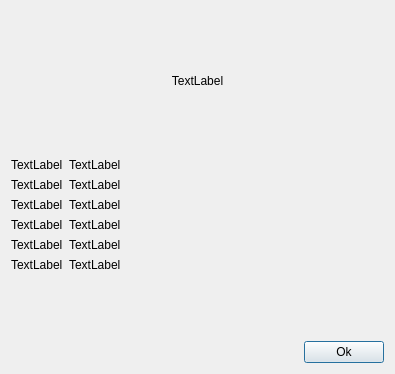
<?xml version="1.0" encoding="UTF-8"?>
<ui version="4.0">
 <class>FileInfoWindow</class>
 <widget class="QDialog" name="FileInfoWindow">
  <property name="geometry">
   <rect>
    <x>0</x>
    <y>0</y>
    <width>395</width>
    <height>374</height>
   </rect>
  </property>
  <property name="windowTitle">
   <string>Dialog</string>
  </property>
  <layout class="QVBoxLayout" name="verticalLayout_2">
   <item>
    <spacer name="verticalSpacer_3">
     <property name="orientation">
      <enum>Qt::Vertical</enum>
     </property>
     <property name="sizeHint" stdset="0">
      <size>
       <width>20</width>
       <height>40</height>
      </size>
     </property>
    </spacer>
   </item>
   <item>
    <widget class="QLabel" name="fileNameLabel">
     <property name="text">
      <string>TextLabel</string>
     </property>
     <property name="alignment">
      <set>Qt::AlignCenter</set>
     </property>
    </widget>
   </item>
   <item>
    <spacer name="verticalSpacer">
     <property name="orientation">
      <enum>Qt::Vertical</enum>
     </property>
     <property name="sizeHint" stdset="0">
      <size>
       <width>20</width>
       <height>40</height>
      </size>
     </property>
    </spacer>
   </item>
   <item>
    <layout class="QFormLayout" name="formLayout">
     <property name="labelAlignment">
      <set>Qt::AlignLeading|Qt::AlignLeft|Qt::AlignVCenter</set>
     </property>
     <item row="0" column="0">
      <widget class="QLabel" name="pathLabelTitle">
       <property name="text">
        <string>TextLabel</string>
       </property>
      </widget>
     </item>
     <item row="0" column="1">
      <widget class="QLabel" name="pathLabelValue">
       <property name="text">
        <string>TextLabel</string>
       </property>
      </widget>
     </item>
     <item row="1" column="0">
      <widget class="QLabel" name="extentionLabelTitle">
       <property name="text">
        <string>TextLabel</string>
       </property>
      </widget>
     </item>
     <item row="1" column="1">
      <widget class="QLabel" name="extentionLabelValue">
       <property name="text">
        <string>TextLabel</string>
       </property>
      </widget>
     </item>
     <item row="2" column="0">
      <widget class="QLabel" name="sizeLabelTitle">
       <property name="text">
        <string>TextLabel</string>
       </property>
      </widget>
     </item>
     <item row="2" column="1">
      <widget class="QLabel" name="sizeLabelValue">
       <property name="text">
        <string>TextLabel</string>
       </property>
      </widget>
     </item>
     <item row="3" column="0">
      <widget class="QLabel" name="createdLabelTitle">
       <property name="text">
        <string>TextLabel</string>
       </property>
      </widget>
     </item>
     <item row="3" column="1">
      <widget class="QLabel" name="createdLabelValue">
       <property name="text">
        <string>TextLabel</string>
       </property>
      </widget>
     </item>
     <item row="4" column="0">
      <widget class="QLabel" name="lastReadLabelTitle">
       <property name="text">
        <string>TextLabel</string>
       </property>
      </widget>
     </item>
     <item row="4" column="1">
      <widget class="QLabel" name="lastReadLabelValue">
       <property name="text">
        <string>TextLabel</string>
       </property>
      </widget>
     </item>
     <item row="5" column="0">
      <widget class="QLabel" name="lastModifiedLabelTitle">
       <property name="text">
        <string>TextLabel</string>
       </property>
      </widget>
     </item>
     <item row="5" column="1">
      <widget class="QLabel" name="lastModifiedLabelValue">
       <property name="text">
        <string>TextLabel</string>
       </property>
      </widget>
     </item>
    </layout>
   </item>
   <item>
    <spacer name="verticalSpacer_2">
     <property name="orientation">
      <enum>Qt::Vertical</enum>
     </property>
     <property name="sizeHint" stdset="0">
      <size>
       <width>20</width>
       <height>40</height>
      </size>
     </property>
    </spacer>
   </item>
   <item>
    <layout class="QHBoxLayout" name="horizontalLayout">
     <item>
      <spacer name="horizontalSpacer">
       <property name="orientation">
        <enum>Qt::Horizontal</enum>
       </property>
       <property name="sizeHint" stdset="0">
        <size>
         <width>40</width>
         <height>20</height>
        </size>
       </property>
      </spacer>
     </item>
     <item>
      <widget class="QPushButton" name="okButton">
       <property name="text">
        <string>Ok</string>
       </property>
      </widget>
     </item>
    </layout>
   </item>
  </layout>
 </widget>
 <resources/>
 <connections>
  <connection>
   <sender>okButton</sender>
   <signal>clicked()</signal>
   <receiver>FileInfoWindow</receiver>
   <slot>accept()</slot>
   <hints>
    <hint type="sourcelabel">
     <x>324</x>
     <y>342</y>
    </hint>
    <hint type="destinationlabel">
     <x>269</x>
     <y>346</y>
    </hint>
   </hints>
  </connection>
 </connections>
</ui>
